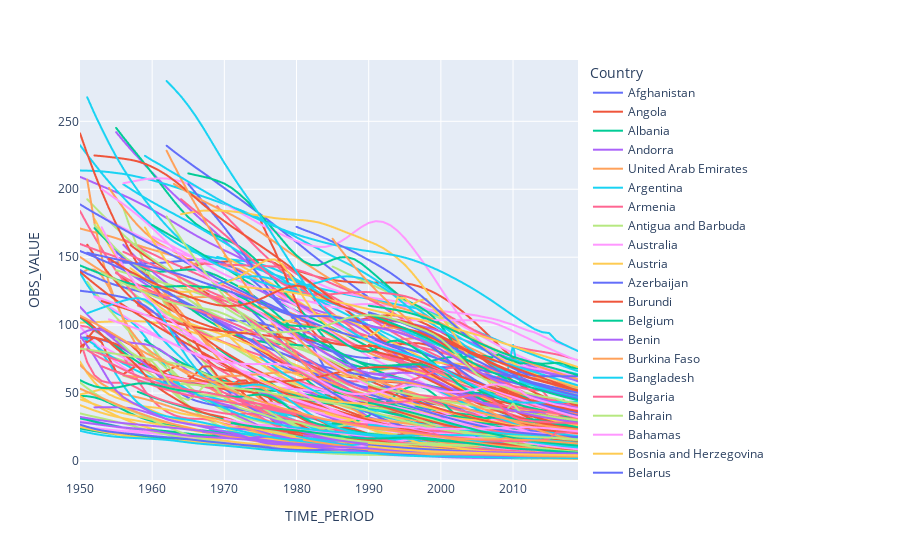

The notebook cell saved with this chart:
### Markdown cell above
# World Infant Mortality Rates Over Time

### Code cell
fig = px.line(data_total, x='TIME_PERIOD', y='OBS_VALUE', color='Country')
fig.show()
